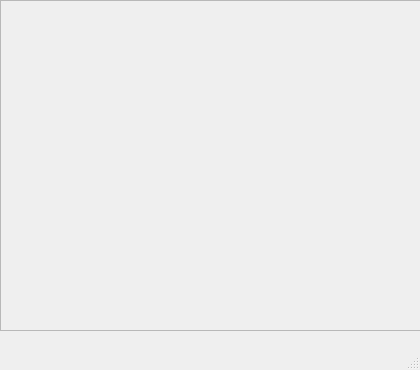
<?xml version="1.0" encoding="UTF-8"?>
<ui version="4.0">
 <class>MainWindow</class>
 <widget class="QMainWindow" name="MainWindow">
  <property name="geometry">
   <rect>
    <x>0</x>
    <y>0</y>
    <width>420</width>
    <height>370</height>
   </rect>
  </property>
  <property name="windowTitle">
   <string>MainWindow</string>
  </property>
  <widget class="QWidget" name="centralwidget">
   <widget class="QFrame" name="horizontalFrame">
    <property name="geometry">
     <rect>
      <x>0</x>
      <y>0</y>
      <width>421</width>
      <height>331</height>
     </rect>
    </property>
    <property name="frameShape">
     <enum>QFrame::StyledPanel</enum>
    </property>
    <property name="frameShadow">
     <enum>QFrame::Raised</enum>
    </property>
   </widget>
  </widget>
  <widget class="QMenuBar" name="menubar">
   <property name="geometry">
    <rect>
     <x>0</x>
     <y>0</y>
     <width>420</width>
     <height>22</height>
    </rect>
   </property>
  </widget>
  <widget class="QStatusBar" name="statusbar"/>
 </widget>
 <resources/>
 <connections/>
</ui>
